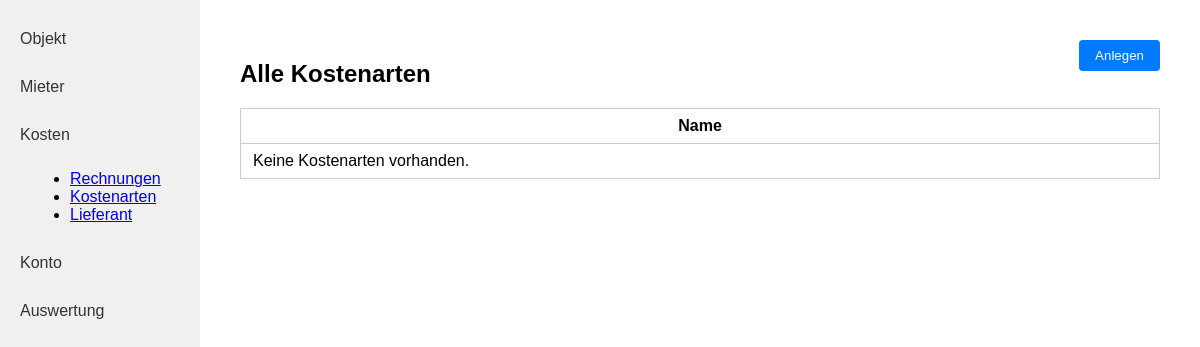
The page /kostenarten/ on the database as committed earlier.
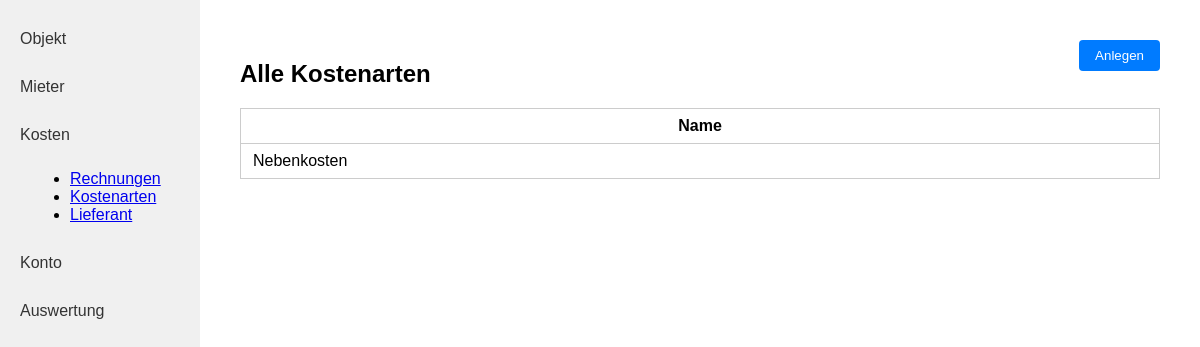
The same page on the database as committed later.
### kostenpruefung_mietobjekte_app/models.py (models this page shows, shortened)
class Rechnungsart(models.Model):
    created_by = models.ForeignKey(User, on_delete=models.CASCADE, related_name="rechnungsarten_created", null=True, blank=True)
    name = models.CharField(max_length=255)

### kostenpruefung_mietobjekte_app/views.py (the view)
# urls.py: path('kostenarten/', kostenarten, name='kostenarten'),
def kostenarten(request):
    kostenarten = Rechnungsart.objects.all()
    return render(request, 'kostenpruefung_mietobjekte_app/kostenarten.html', {'kostenarten': kostenarten})

### kostenpruefung_mietobjekte_app/templates/kostenpruefung_mietobjekte_app/kostenarten.html (shortened to what this page needs)
{% load static %}
<!DOCTYPE html>
<html lang="de">
<head>
    <link rel="stylesheet" href="{% static 'kostenpruefung_mietobjekte_app/style.css' %}">
</head>
<body>
<div class="flex-container">
    <nav class="sidebar">
        <a class="sidebar-link" href="{% url 'objekt_index' %}">Objekt</a>
        <a class="sidebar-link" href="{% url 'mieter' %}">Mieter</a>
        <a class="sidebar-link" href="#">Kosten</a>
        <ul style="list-style-type: disc; margin-left: 30px; margin-bottom: 20px;">
            <li><a href="{% url 'rechnungen' %}">Rechnungen</a></li>
            <li><a href="{% url 'kostenarten' %}">Kostenarten</a></li>
            <li><a href="{% url 'lieferanten' %}">Lieferant</a></li>
        </ul>
        <a class="sidebar-link" href="#">Konto</a>
        <a class="sidebar-link" href="#">Auswertung</a>
    </nav>
    <div class="main-content">
        <button class="action-btn">Anlegen</button>
        <h2>Alle Kostenarten</h2>
        <table class="object-table">
            <tr>
                <th>Name</th>
            </tr>
            {% for k in kostenarten %}
            <tr>
                <td>{{ k.name }}</td>
            </tr>
            {% empty %}
            <tr>
                <td colspan="1">Keine Kostenarten vorhanden.</td>
            </tr>
            {% endfor %}
        </table>
    </div>
</div>
</body>
</html>

Rows that differ between the two databases and show on the page:
added Rechnungsart: name "Nebenkosten"
Other text that changed with them:
text no longer shown: "Keine Kostenarten vorhanden."
